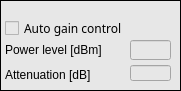
   <widget class="caFrame" name="caframe_2">
    <property name="geometry">
     <rect>
      <x>5</x>
      <y>225</y>
      <width>181</width>
      <height>91</height>
     </rect>
    </property>
    <property name="styleSheet">
     <string notr="true">background-color: rgb(231, 231, 231);</string>
    </property>
    <property name="frameShape">
     <enum>QFrame::Box</enum>
    </property>
    <property name="frameShadow">
     <enum>QFrame::Plain</enum>
    </property>
    <property name="lineWidth">
     <number>1</number>
    </property>
    <property name="midLineWidth">
     <number>1</number>
    </property>
    <property name="background">
     <color>
      <red>0</red>
      <green>0</green>
      <blue>0</blue>
     </color>
    </property>
    <property name="backgroundMode">
     <enum>caFrame::Filled</enum>
    </property>
    <widget class="caTextEntry" name="power_level">
     <property name="geometry">
      <rect>
       <x>130</x>
       <y>40</y>
       <width>41</width>
       <height>20</height>
      </rect>
     </property>
     <property name="font">
      <font>
       <family>Sans Serif</family>
       <pointsize>9</pointsize>
      </font>
     </property>
     <property name="alignment">
      <set>Qt::AlignRight|Qt::AlignTrailing|Qt::AlignVCenter</set>
     </property>
     <property name="channel" stdset="0">
      <string notr="true">$(BPM):agc:power_level</string>
     </property>
     <property name="foreground">
      <color>
       <red>170</red>
       <green>0</green>
       <blue>0</blue>
      </color>
     </property>
     <property name="background">
      <color>
       <red>255</red>
       <green>255</green>
       <blue>127</blue>
      </color>
     </property>
     <property name="colorMode">
      <enum>caLineEdit::Static</enum>
     </property>
     <property name="fontScaleMode">
      <enum>caLineEdit::WidthAndHeight</enum>
     </property>
    </widget>
    <widget class="caToggleButton" name="agc_enabled">
     <property name="geometry">
      <rect>
       <x>5</x>
       <y>20</y>
       <width>166</width>
       <height>16</height>
      </rect>
     </property>
     <property name="font">
      <font>
       <family>Sans Serif</family>
       <pointsize>9</pointsize>
      </font>
     </property>
     <property name="layoutDirection">
      <enum>Qt::LeftToRight</enum>
     </property>
     <property name="text">
      <string>Auto gain control</string>
     </property>
     <property name="channel" stdset="0">
      <string notr="true">$(BPM):agc:enabled</string>
     </property>
    </widget>
    <widget class="QLabel" name="label_19">
     <property name="geometry">
      <rect>
       <x>5</x>
       <y>40</y>
       <width>121</width>
       <height>20</height>
      </rect>
     </property>
     <property name="font">
      <font>
       <pointsize>9</pointsize>
      </font>
     </property>
     <property name="text">
      <string>Power level [dBm]</string>
     </property>
    </widget>
    <widget class="QLabel" name="label_20">
     <property name="geometry">
      <rect>
       <x>5</x>
       <y>65</y>
       <width>126</width>
       <height>20</height>
      </rect>
     </property>
     <property name="font">
      <font>
       <pointsize>9</pointsize>
      </font>
     </property>
     <property name="text">
      <string>Attenuation [dB]</string>
     </property>
    </widget>
    <widget class="caLineEdit" name="attenuation">
     <property name="geometry">
      <rect>
       <x>130</x>
       <y>65</y>
       <width>41</width>
       <height>16</height>
      </rect>
     </property>
     <property name="font">
      <font>
       <family>Sans Serif</family>
       <pointsize>10</pointsize>
      </font>
     </property>
     <property name="text">
      <string/>
     </property>
     <property name="alignment">
      <set>Qt::AlignRight|Qt::AlignTrailing|Qt::AlignVCenter</set>
     </property>
     <property name="channel" stdset="0">
      <string notr="true">$(BPM):agc:att</string>
     </property>
     <property name="colorMode">
      <enum>caLineEdit::Static</enum>
     </property>
     <property name="fontScaleMode">
      <enum>caLineEdit::WidthAndHeight</enum>
     </property>
    </widget>
   </widget>
